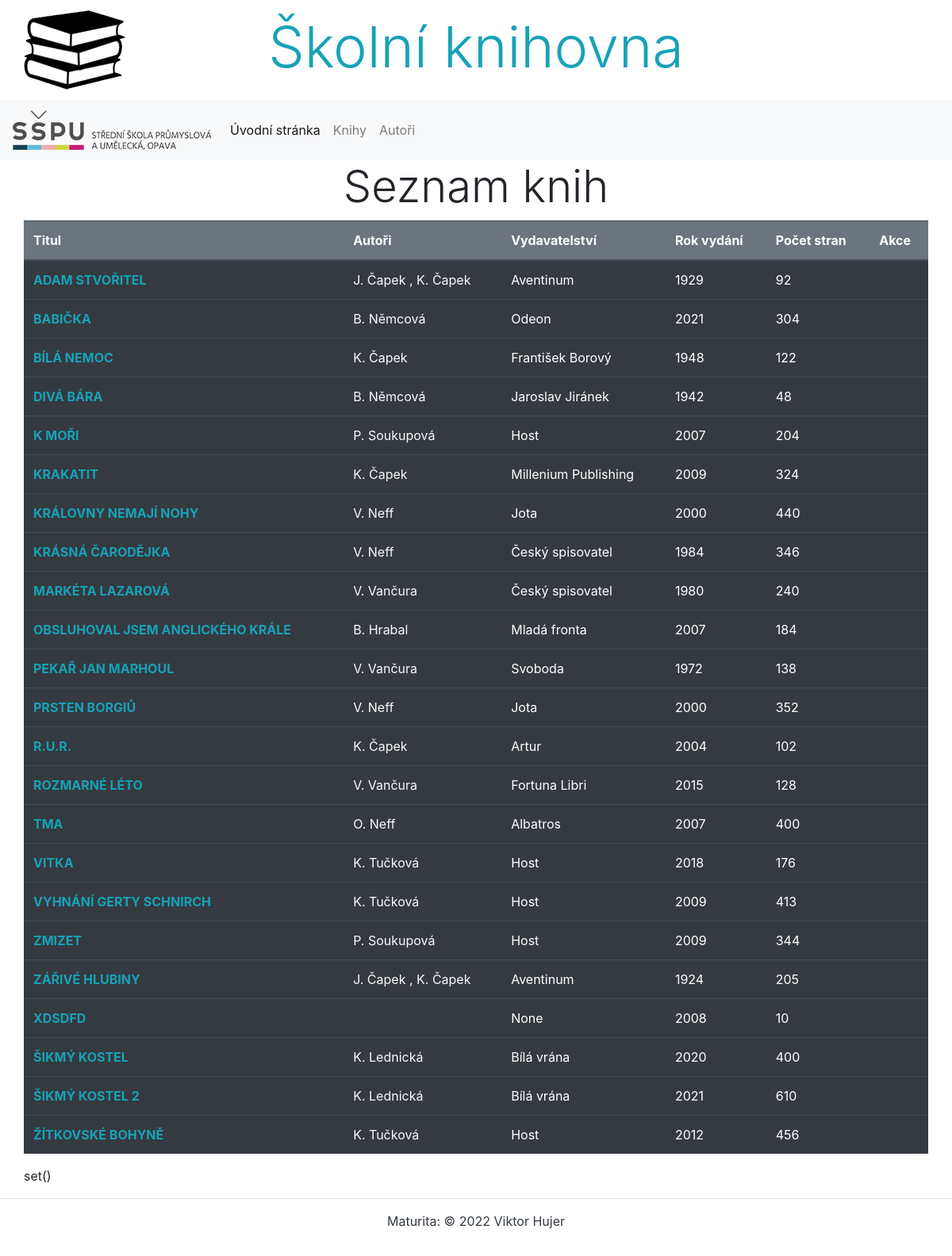
The page /knihovna/books/ on the database as committed earlier.
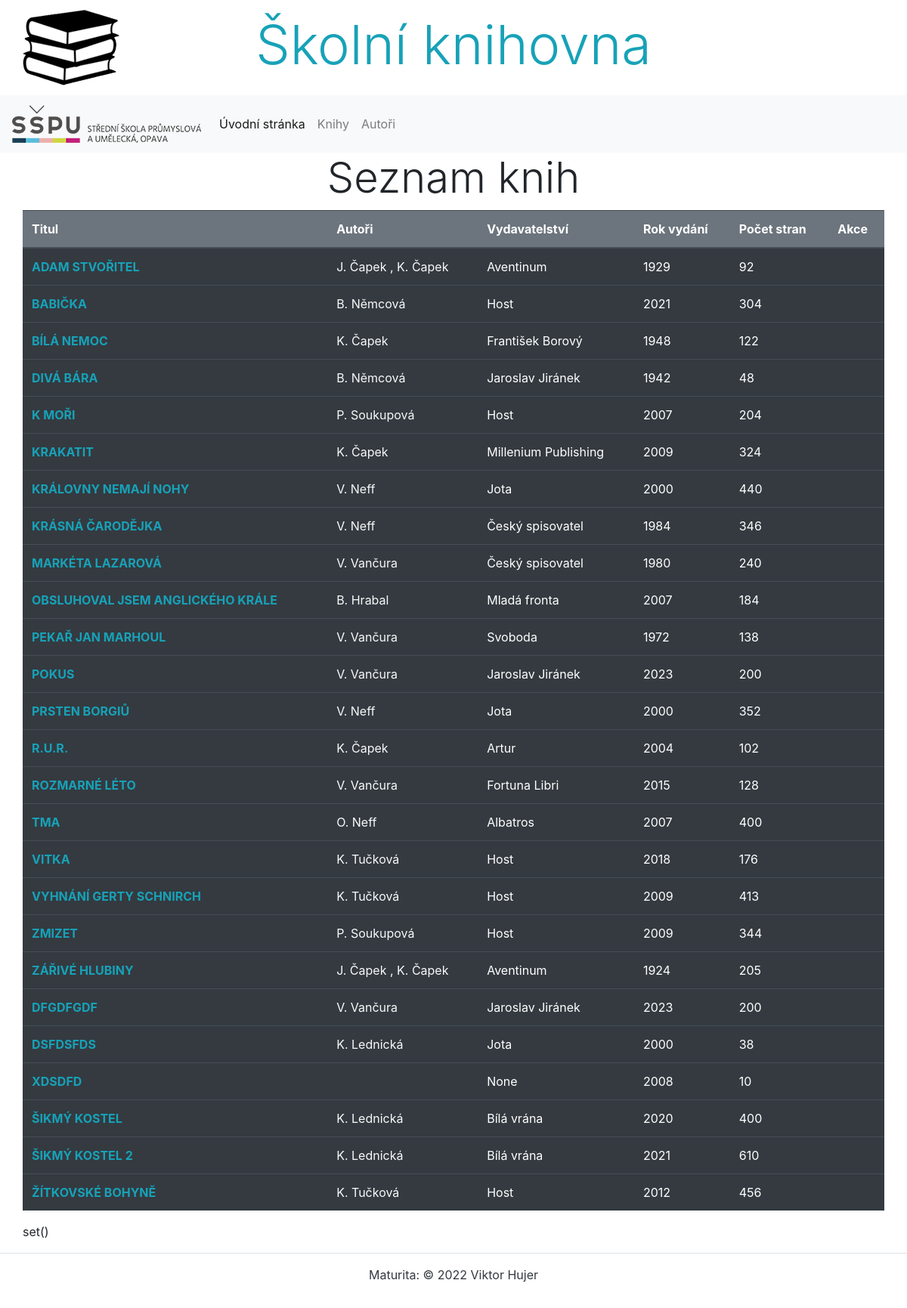
The same page on the database as committed later.
### knihovna/models.py (models this page shows, shortened)
class Kniha(models.Model):
    titul = models.CharField(max_length=100, verbose_name='Titul knihy', help_text='Zadejte titul knihy',
                             error_messages={'blank': 'Titul knihy musí být vyplněn'})
    autori = models.ManyToManyField(Autor)
    obsah = models.TextField(blank=True, verbose_name='Obsah knihy', help_text='Vložte obsah knihy')
    pocet_stran = models.PositiveIntegerField(blank=True, null=True, validators=[MaxValueValidator(9999)],
                                              verbose_name='Počet stran', help_text='Zadejte počet stran (max. 9999)')
    rok_vydani = models.PositiveIntegerField(blank=True, null=True, validators=[MinValueValidator(1500), MaxValueValidator(2100)],
                                             verbose_name='Rok vydání', help_text='Zadejte rok vydání (1500 - 2100)')
    obalka = models.ImageField(upload_to='obalky', verbose_name='Obálka knihy')
    zanry = models.ManyToManyField(Zanr)
    editor = models.ForeignKey(User, on_delete=models.RESTRICT, default=1)
    vydavatelstvi = models.ForeignKey('Vydavatelstvi', on_delete=models.CASCADE, blank=True, null=True, verbose_name='Vydavatelství')
    class Meta:
        ordering = ['titul']
        verbose_name = 'Kniha'
        verbose_name_plural = 'Knihy'

class Autor(models.Model):
    jmeno = models.CharField(max_length=80, verbose_name='Jméno autora', help_text='Zadejte jméno autora',
                             error_messages={'blank': 'Jméno autora musí být vyplněno'})
    prijmeni = models.CharField(max_length=50, verbose_name='Příjmení autora', help_text='Zadejte příjmení autora',
                                error_messages={'blank': 'Příjmení autora musí být vyplněno'})
    narozeni = models.DateField(blank=True, null=True, verbose_name='Datum narození')
    umrti = models.DateField(blank=True, null=True, verbose_name='Datum úmrtí')
    biografie = models.TextField(blank=True, verbose_name='Životopis')
    fotografie = models.ImageField(upload_to='autori', verbose_name='Fotografie')
    editor = models.ForeignKey(User, on_delete=models.RESTRICT, default=1)
    class Meta:
        ordering = ['prijmeni', 'jmeno']
        verbose_name = 'Autor'
        verbose_name_plural = 'Autoři'

class Vydavatelstvi(models.Model):
    nazev = models.CharField(max_length=100, verbose_name='Název vydavatelství', help_text='Zadejte název vydavatelství',
                             error_messages={'blank': 'Název vydavatelství je povinný údaj'})
    adresa = models.CharField(blank=True, null=True, max_length=200, verbose_name='Adresa')
    class Meta:
        ordering = ['nazev']
        verbose_name = 'Vydavatelství'
        verbose_name_plural = 'Vydavatelství'
    def __str__(self):
        return f'{self.nazev}'

### knihovna/views.py (the view)
# urls.py: path('books/', views.KnihaListView.as_view(), name='books_list'),
class KnihaListView(ListView):
    model = Kniha
    template_name = 'kniha/list.html'
    context_object_name = 'books'

### knihovna/templates/kniha/list.html (shortened to what this page needs)
{% extends 'base.html' %}
{% block content %}
  <h2 class="display-4 text-center">Seznam knih</h2>
  <div class="row">
    <table class="table table-responsive-lg table-dark table-hover">
      <thead class="bg-secondary">
        <tr>
            <th>Titul</th>
            <th>Autoři</th>
            <th>Vydavatelství</th>
            <th>Rok vydání</th>
            <th>Počet stran</th>
            <th>Akce</th>
        </tr>
      </thead>
      <tbody>
      {% for book in books %}
        <tr>
            <td><strong><a href="{% url 'book_detail' book.id %}" class="text-info">{{ book.titul.upper }}</a></strong></td>
            <td>
                {% for autor in book.autori.all %}
                <a href="{% url 'author_detail' autor.id %}" class="text-light">{{ autor.jmeno|first }}. {{ autor.prijmeni }}</a>
                {% if not forloop.last %}, {% endif %}
                {% endfor %}
            </td>
            <td>{{ book.vydavatelstvi }}</td>
            <td>{{ book.rok_vydani }}</td>
            <td>{{ book.pocet_stran }}</td>
            <td>
            </td>
        </tr>
      {% endfor %}
      </tbody>
    </table>
  <p>{{ perms.knihovna }}</p>
{% endblock %}

Rows that differ between the two databases and show on the page:
changed Kniha "BABIČKA": vydavatelstvi "Odeon" → "Host"
added Kniha: titul "POKUS", vydavatelstvi "Jaroslav Jiránek", rok_vydani "2023", pocet_stran "200", Autor (jmeno|first "V", prijmeni "Vančura")
added Kniha: titul "DFGDFGDF", vydavatelstvi "Jaroslav Jiránek", rok_vydani "2023", pocet_stran "200", Autor (jmeno|first "V", prijmeni "Vančura")
added Kniha: titul "DSFDSFDS", vydavatelstvi "Jota", rok_vydani "2000", pocet_stran "38", Autor (jmeno|first "K", prijmeni "Lednická")
